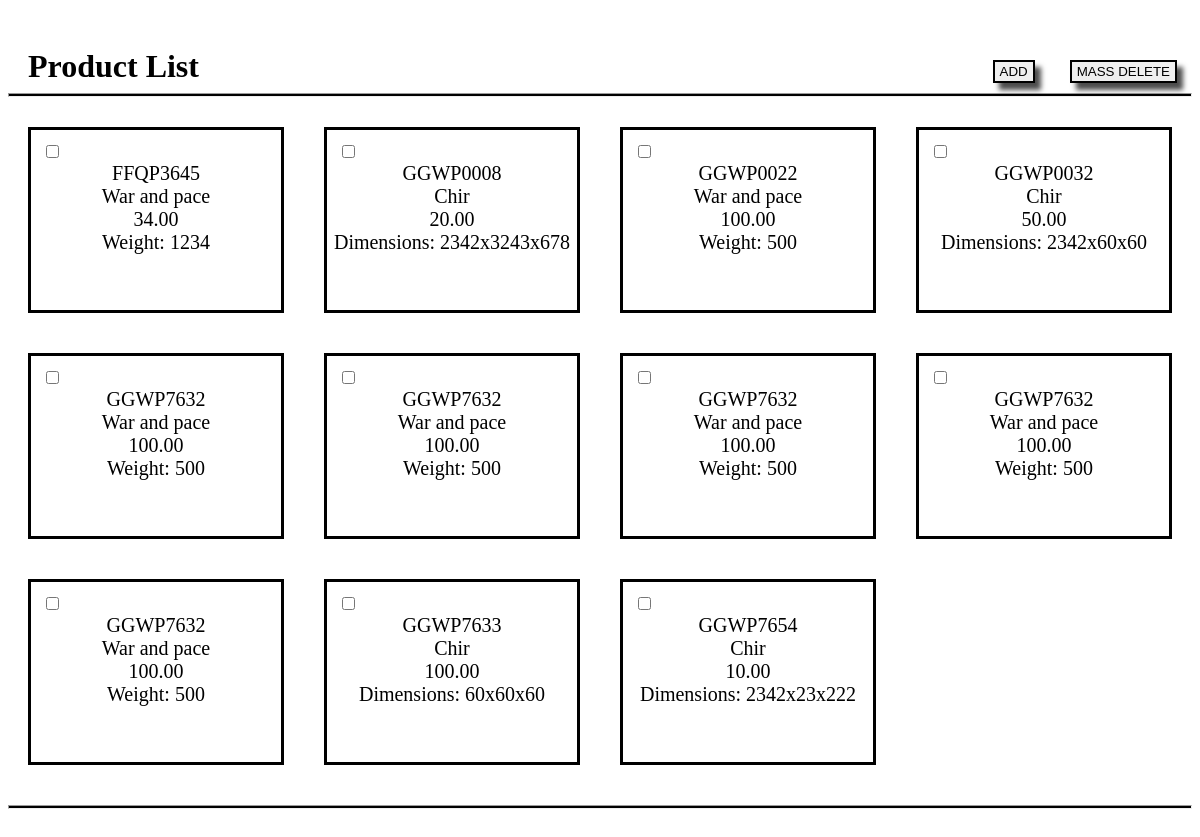
The page / on the database its author committed.
### tables this page shows
CREATE TABLE `products` (
  `id` int(10) UNSIGNED NOT NULL,
  `sku` varchar(40) DEFAULT NULL,
  `name` varchar(40) DEFAULT NULL,
  `price` varchar(40) DEFAULT NULL,
  `type` varchar(40) DEFAULT NULL,
  `weight` varchar(40) DEFAULT NULL,
  `size` varchar(40) DEFAULT NULL,
  `length` varchar(40) DEFAULT NULL,
  `width` varchar(40) DEFAULT NULL,
  `height` varchar(40) DEFAULT NULL
);

### classes/template.php (called while the page is built, shortened)
<?php
    class Template
    {
        public static function getInstance()
        {
            static $instance;
            if (!isset($instance)) $instance = new self;
            return $instance;
        }
    	public function render($path, $input = [])
        {
            extract($input);
            include $path;
            return ob_get_clean();
    	}
    }

### classes/controllers/frontController.php (called while the page is built, shortened)
<?php
    class FrontController
    {
        public function route()
        {
            (new $controller)->act();
        }
    }

### index.php (called while the page is built)
<?php
   require_once "vendor/autoload.php";
   FrontController::getInstance()->route();

### classes/controllers/controller.php (called while the page is built, shortened)
<?php
	abstract class Controller
	{
		private $model;
		private $view;
		function __construct()
		{
			$this->model = ProductsModel::getInstance();
			$this->view = Template::getInstance();
		}
		protected function getModel()
		{
			return $this->model;
		}
		protected function getView()
		{
			return $this->view;
		}
	}

### autoload/autoload.php (called while the page is built, shortened)
<?php
    spl_autoload_register(function ($className)
    {
        $finderClasses = "classes/{$className}.php";
        $finderControllers = "classes/controllers/{$className}.php";
        $finderProducts = "classes/products/{$className}.php";
        if (file_exists($finderControllers)) {
            $file = $finderControllers;
        } elseif (file_exists($finderProducts)) {
            $file = $finderProducts;
        } else {
            $file = $finderClasses;
        }
    });

### classes/products/productsModel.php (called while the page is built, shortened)
<?php
    class ProductsModel
    {
        private $dbConnection;
        public static function getInstance()
        {
            static $instance;
            if (!isset($instance)) $instance = new self;
            return $instance;
        }
        private function __construct()
        {
            $this->dbConnection = new mysqli("localhost", "root", "root", "market");
            $this->dbConnection->set_charset('utf8mb4');
        }
        public function getDBConnection()
        {
            return $this->dbConnection;
        }
        public function getProducts()
        {
       		$query = 'SELECT * FROM `products` ORDER BY `sku` ASC';
       		$result = $this->getDBConnection()->query($query);
       		while ($row = $result->fetch_assoc()) {
       			$arrObjectProduct[] = new $productType($row);
       		}
       		return $arrObjectProduct;
        }
    }

### classes/products/product.php (called while the page is built, shortened)
<?php
    class Product
    {
        private $sku;
        private $name;
        private $price;
        public function getSKU()
        {
            return $this->sku;
        }
        public function getName()
        {
            return $this->name;
        }
        public function getPrice()
        {
            return $this->price;
        }
        public function setSKU($sku)
        {
            $this->sku = $sku;
        }
        public function setName($name)
        {
            $this->name = $name;
        }
        public function setPrice($price)
        {
            $this->price = $price;
        }
    }

### classes/products/book.php (the view, shortened to what this page needs)
<?php
	class Book extends Product
    {
        private $weight;
        public function getWeight()
        {
            return $this->weight;
        }
        public function setWeight($weight)
        {
            $this->weight = $weight;
        }
        public function __toString()
        {
            return
                "
                    <div class='parameters'>
                        <div class='parameter'>{$this->getSKU()}</div>
                        <div class='parameter'>{$this->getName()}</div>
                        <div class='parameter'>{$this->getPrice()}</div>
                        <div class='parameter'>Weight: {$this->getWeight()}</div>
                    </div>
                "
            ;
        }
    }

### templates/products.php
<header>
	<h1 class="header">Product List</h1>
	<nav class="buttons">
		<button id="delete-product-btn" form="produkts_checked" class="buttons" type="submit">MASS DELETE</button>
		<form class="addCancel" action="/addProduct" method="get">
			<button class="buttons" type="submit">ADD</button>
		</form>
	</nav>
</header>
<hr class="line">
<form id="produkts_checked" action="/" method="post" name="produkts">
	<?php foreach ($products as $product): ?>
	<div class='product'>
		<input type="checkbox" class="delete-checkbox" value="<?= $product->getSKU() ?>" name="massDelete[]">
		<?= $product ?>
	</div>
	<?php endforeach; ?>
</form>
<div><hr class="line line_bottom"></div>

### classes/products/furniture.php (shortened to what this page needs)
<?
    class Furniture extends Product
    {
        private $length;
        private $width;
        private $height;
            public function getLength()
            {
                return $this->length;
            }
            public function getWidth()
            {
                return $this->width;
            }
            public function getHeight()
            {
                return $this->height;
            }
            public function setLength($length)
            {
                $this->length = $length;
            }
            public function setWidth($width)
            {
                $this->width = $width;
            }
            public function setHeight($height)
            {
                $this->height = $height;
            }
            public function __toString()
            {
                return
                    "
                        <div class='parameters'>
                            <div class='parameter'>{$this->getSKU()}</div>
                            <div class='parameter'>{$this->getName()}</div>
                            <div class='parameter'>{$this->getPrice()}</div>
                            <div class='parameter'>Dimensions: {$this->getHeight()}x{$this->getWidth()}x{$this->getLength()}</div>
                        </div>
                    "
                ;
            }
       }

### classes/controllers/showProductsController.php
<?php
	class ShowProductsController extends Controller
	{
		public function act()
		{
			$products = ['products' => $this->getModel()->getProducts()];
		    $templateProducts = $this->getView()->render('templates/products.php', $products);
		    $contentHTML = ['title' => 'Product List', 'content' => $templateProducts];
			echo $this->getView()->render('templates/layout.php', $contentHTML);
		}
	}

### templates/layout.php (shortened to what this page needs)
<!DOCTYPE html>
<html>
	<head>
		<link rel='stylesheet' type='text/css' href="styles/main.css">
	</head>
	<body>
		<div class='content'>
			<?= $content; ?>
		</div>
	</body>
</html>

### styles/main.css (style rules this page uses)
.header { display: inline-block; margin: 40px 0px 0px 20px; }
.buttons { display: inline-block; float: right; margin-top: 26px; }
button { border: solid 2px black; padding: 2px 5px; margin: 0px 15px 0px 20px; box-shadow: 6px 7px 5px 0px rgb(0, 0, 0, 0.7); }
.line { height: 2px; background-color: rgb(0, 0, 0); margin-bottom: 30px; }
.line_bottom { clear: both; margin-top: 30px; }
.product { height: 180px; width: 250px; border: solid rgb(0, 0, 0) 3px; float: left; margin: 0px 20px 40px 20px; }
.delete-checkbox { margin: 15px 0px 0px 15px; }
.parameters { display: flex; flex-direction: column; justify-content: center; }
.parameter { text-align: center; font-size: 20px; }
.addCancel { display: contents; }

### rows shown on the page
products: sku "FFQP3645", name "War and pace", price "34.00", weight "1234"
products: sku "GGWP0008", name "Chir", price "20.00", height "2342", width "3243", length "678"
products: sku "GGWP0022", name "War and pace", price "100.00", weight "500"
products: sku "GGWP0032", name "Chir", price "50.00", height "2342", width "60", length "60"
products: sku "GGWP7632", name "War and pace", price "100.00", weight "500"
products: sku "GGWP7632", name "War and pace", price "100.00", weight "500"
products: sku "GGWP7632", name "War and pace", price "100.00", weight "500"
products: sku "GGWP7632", name "War and pace", price "100.00", weight "500"
products: sku "GGWP7632", name "War and pace", price "100.00", weight "500"
products: sku "GGWP7633", name "Chir", price "100.00", height "60", width "60", length "60"
products: sku "GGWP7654", name "Chir", price "10.00", height "2342", width "23", length "222"
